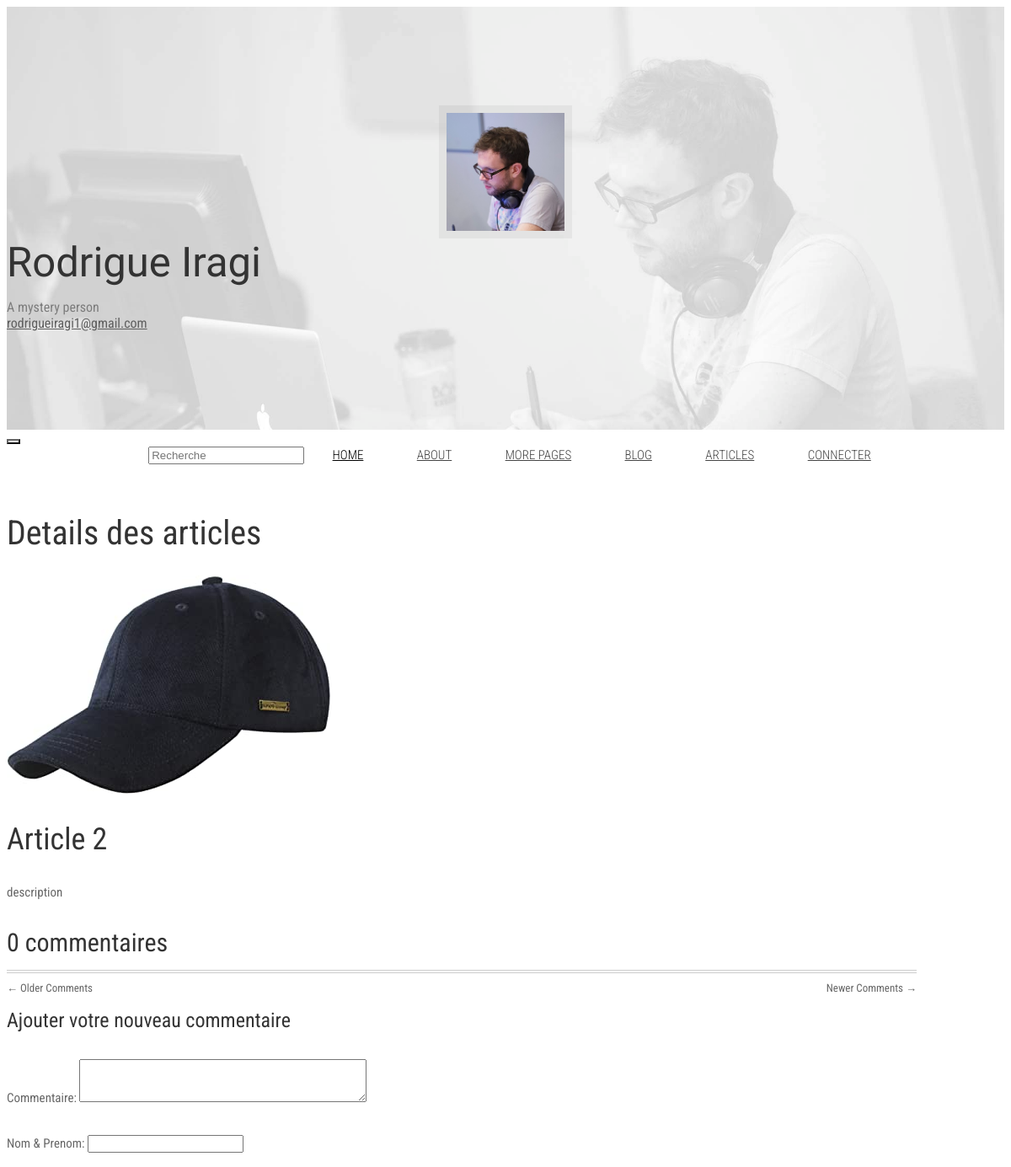
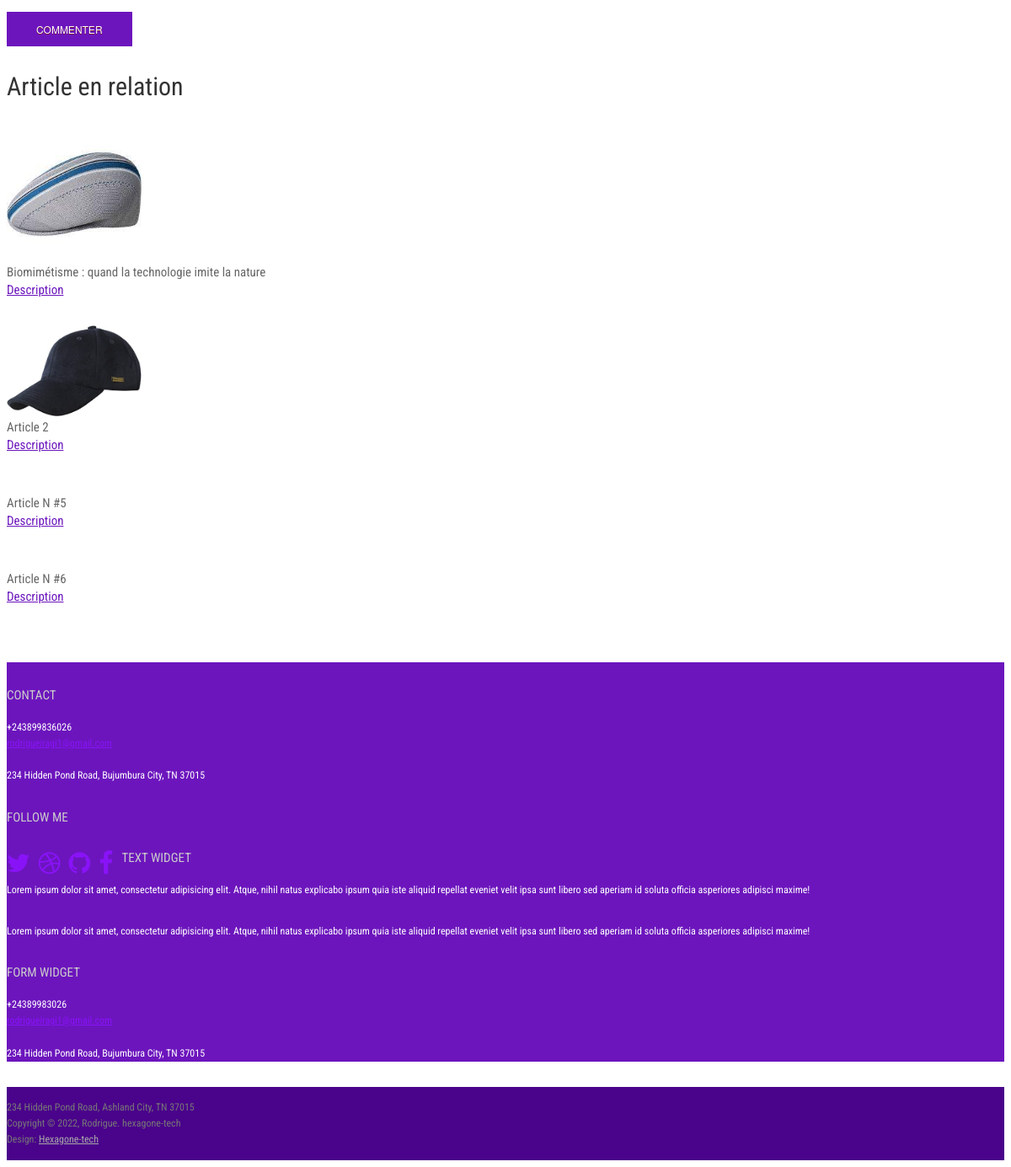
The app's page /article/2 with its own data (2 pictures, top to bottom).
### inito/models.py (models this page shows, shortened)
class Article(models.Model):
    user = models.ForeignKey(User, on_delete=models.CASCADE, null=True)
    category = models.ForeignKey(Category, on_delete=models.CASCADE)
    title = models.CharField(max_length=150)
    desc = RichTextField(blank=True, null=True)
    image = models.FileField(upload_to='article', blank=True, null=True)
    created_at = models.DateTimeField(auto_now_add=True)
    updated_at = models.DateTimeField(auto_now=True)
    content_updaload = RichTextUploadingField(blank=True, null=True)
    regions = [
        Region(key='main', title='main region'),
        Region(key='sidebar', title='sidebar region')
    ]

### inito/views.py (the view)
# urls.py: path('article/<int:id_article>', views.detail, name='detail'),
def detail(request, id_article):
    article = Article.objects.get(id=id_article)
    user = User.objects.all()
    category = article.category
    articles_relation = Article.objects.filter(category=category)[:5]
    comments = Comment.objects.filter(article=article.id)
    new_comment = None
    if request.method == 'POST':
        comment_form = CommentForm(data=request.POST)
        if comment_form.is_valid:
            new_comment = comment_form.save(commit=False)
            new_comment.article = article
            new_comment.save()
    else:
        comment_form = CommentForm()
    return render(request, 'apps/detail.html', {"article": article,
                                                'aer':articles_relation,
                                                'comments':comments,
                                                'new_comment':new_comment,
                                                'comment_form':comment_form})

### app_admin/forms.py
class CommentForm(forms.ModelForm):
    class Meta:
        model =Comment
        fields = ['content', 'name_post']
        labels = {'content':'Commentaire', 'name_post':'Nom & Prenom'}
        widgets = {
            'name_post':forms.TextInput(attrs={'class':'form-control'}),
            'content':forms.Textarea(attrs={'class':'form-control', 'rows':3})
        }

### templates/apps/detail.html (shortened to what this page needs)
{% extends 'base.html' %}
{% load static %}
{% block content %}
<div class="container">
    <div class="row">
        <div class="col-md-8">
            <div>
                <h1 class="text-center mt-3">Details des articles</h1>
                <img src="{{ article.image.url }}" style="max-width: 600px;" alt="">
                <h2>{{ article.title }}</h2>
                <p>{{ article.desc|safe }}</p>
            </div>
			<div class="">
				<div id="comments">
					<h3 class="comments-title">
                        {% with comments.count as total_comments %}
                        {{ total_comments }} commentaire{{total_comments|pluralize}}
                        {% endwith %}
                    </h3>
					<br>
					<nav id="comment-nav-below" class="comment-navigation clearfix" role="navigation"><div class="nav-content">
							<div class="nav-previous">&larr; Older Comments</div>
							<div class="nav-next">Newer Comments &rarr;</div>
					</div></nav>
				</div>
			</div>
            <div>
                {% if new_comment %}
                <div class="alert alert-success" role="alert">
                    Votre commentaire est ajouté !
                </div>
                {% else %}
                <h4>Ajouter votre nouveau commentaire</h4>
                <form action="" method="POST">
                    {{comment_form.as_p}}
                    <button class="btn btn-primary">Commenter</button>
                </form>
                {% endif %}
            </div>
        </div>
        <div class="col-md-4">
            <h3 class="text-center mt-3">Article en relation</h3>
            <div class="row">
                {% for item in aer %}
                {% if item.id != article.id %}
                <div class="col-md-7 mb-2">
                    {% if item.image != "http://default" %}
                    <a href="{% url 'detail' article.id %}">
                        <img src="{{item.image.url}}" alt="card-img-top" style="max-width: 160px;">
                    </a>
                    {% else %}
                    <a href="{% url 'detail' article.id %}">
                        <img src="https://th.bing.com/th/id/OIP.xosjExMD08GLQjE6hqJvggHaEo?w=249&h=180&c=7&r=0&o=5&pid=1.7" class="card-img-top" alt="" style="max-width: 160px;">
                    </a>
                    {% endif %}
                </div>
                <div class="col-md-5 mb-2">
                    {{ item.title }}
                    <p><a href="{% url 'detail' article.id %}">Description</a></p>
                </div>
                {% endif %}
                {% endfor %}
            </div>
        </div>
    </div>
    <br><br>
</div>
{% endblock %}

### static/assets/css/css.css (style rules this page uses)
html { font-size: 100%; }
body { font-size: 15px; font-size: 0.9375rem; font-family: 'Roboto Condensed', sans-serif; color: #666666; padding: 0; }
p { line-height: 1.6em; margin: 0 0 30px 0; }
h1, h2, h3, h4, h5, h6, .h1, .h2, .h3, .h4, .h5, .h6 { font-family: 'Roboto Condensed', sans-serif; font-weight: 400; color: #333333; }
h1 { font-size: 40px; font-size: 2.5rem; }
h2 { font-size: 36px; font-size: 2.25rem; }
h3 { font-size: 30px; font-size: 1.875rem; }
h4 { font-size: 24px; font-size: 1.5rem; }
a { color: #6c15bd; }
img { max-width: 100%; }
.btn { font-size: 12px; font-size: 0.75rem; text-decoration: none; text-transform: uppercase; font-family: "Helvetica Neue", Helvetica, Arial, sans-serif; color: #333; -webkit-border-radius: 0px; -webkit-background-clip: padding-box; -moz-border-radius: 0px; -moz-background-clip: padding; border-radius: 0px; background-clip: padding-box; -webkit-transition-property: all; -moz-transition-property: all; -o-transition-property: all; -ms-transition-property: all; transition-property: all; -webkit-transition-duration: 0.2s; -moz-transition-duration: 0.2s; -o-transition-duration: 0.2s; transition-duration: 0.2s; border: 0 none; padding: 12px 35px; text-shadow: 0 1px 0px #780d33; }
.btn-primary { color: #fff; background-color: #6c15bd; }
#comments { font-size: 13px; font-size: 0.8125rem; }
#comments .comments-title { margin: 0 0 5px 0; }
#comments .comments-title { text-shadow: none; margin-bottom: 0; }
.comment-navigation { width: 100%; border-top: 1px solid #ccc; padding: 2px 0 0 0; }
.comment-navigation .nav-content { border-top: 1px solid #ccc; width: 100%; padding: 10px 0 0 0; }
.comment-navigation .nav-previous { float: left; width: 50%; }
.comment-navigation .nav-next { float: right; width: 50%; text-align: right; }
@media (min-width: 1200px) { .container { max-width: 1080px; } }

### records on screen
Article: image (picture), title "Article 2", desc "description"
Article: image (picture), title "Biomimétisme : quand la technologie imite la nature"
Article: image (picture), title "Article 2"
Article: title "Article N #5"
Article: title "Article N #6"

### other values on screen
{{ total_comments }} "0"
